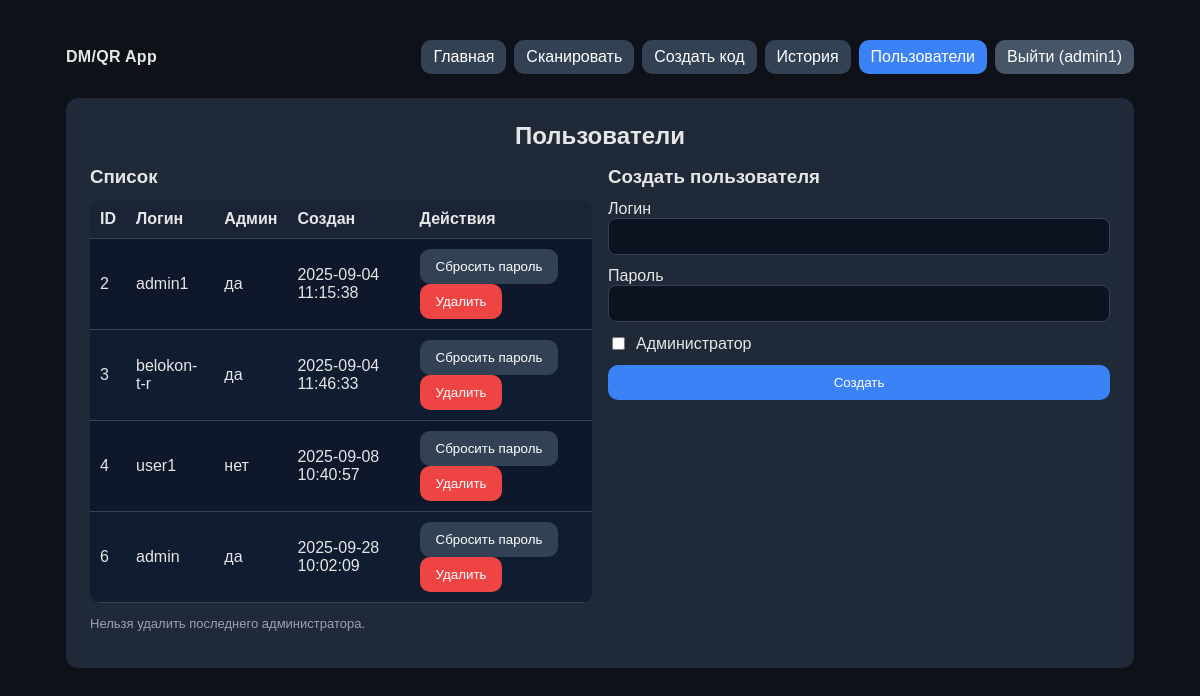
The app's page /admin/users (signed in) with its own data.
### tables this page shows
CREATE TABLE users (
                id INTEGER PRIMARY KEY AUTOINCREMENT,
                username TEXT UNIQUE NOT NULL,
                password_hash TEXT NOT NULL,
                is_admin INTEGER NOT NULL DEFAULT 0,
                created_at DATETIME DEFAULT CURRENT_TIMESTAMP
            , last_login DATETIME);

### app/routes/admin.py (the view)
@bp.route("/users", methods=["GET"])
@login_required
@admin_required
def users_page():
    users = list_users()
    return render_template("admin_users.html", title="Пользователи", users=users)

### app/extensions.py (called while the page is built)
def get_db():
    if "db_conn" not in g:
        db_path = current_app.config["DATABASE_PATH"]
        conn = sqlite3.connect(db_path)
        conn.row_factory = sqlite3.Row
        g.db_conn = conn
    return g.db_conn

### app/models/users.py (called while the page is built)
def list_users() -> List[Dict]:
    db = get_db()
    rows = db.execute(
        "SELECT id, username, is_admin, created_at, last_login FROM users ORDER BY id"
    ).fetchall()
    return [dict(r) for r in rows]

### app/routes/admin.py (called while the page is built)
def login_required(fn):
    @wraps(fn)
    def wrapper(*args, **kwargs):
        if not session.get("user"):
            return redirect(url_for("auth.login"))
        return fn(*args, **kwargs)
    return wrapper

def admin_required(fn):
    @wraps(fn)
    def wrapper(*args, **kwargs):
        u = session.get("user")
        if not u or not u.get("is_admin"):
            abort(403)
        return fn(*args, **kwargs)
    return wrapper

### app/templates/admin_users.html (shortened to what this page needs)
{% extends "base.html" %}
{% block content %}
<div class="card" style="max-width:1100px;margin:0 auto;">
  <h2 class="center">Пользователи</h2>
  <div class="two" style="margin-top:16px;">
    <div>
      <h3>Список</h3>
      <div style="overflow:auto; max-height: 60vh;">
        <table>
          <thead>
            <tr>
              <th>ID</th>
              <th>Логин</th>
              <th>Админ</th>
              <th>Создан</th>
              <th>Действия</th>
            </tr>
          </thead>
          <tbody>
            {% for u in users %}
            <tr>
              <td>{{ u.id }}</td>
              <td>{{ u.username }}</td>
              <td>{{ "да" if u.is_admin else "нет" }}</td>
              <td>{{ u.created_at }}</td>
              <td class="row-actions">
                <form id="reset-form-{{ u.id }}" method="post" action="{{ url_for('admin.users_reset_password', user_id=u.id) }}" style="display:inline;">
                  <button type="button" class="btn" onclick="resetPwd({{ u.id }}, '{{ u.username }}')">Сбросить пароль</button>
                </form>
                <form method="post" action="{{ url_for('admin.users_delete', user_id=u.id) }}" style="display:inline;" onsubmit="return confirm('Удалить пользователя {{ u.username }}?');">
                  <button class="btn danger" type="submit">Удалить</button>
                </form>
              </td>
            </tr>
            {% endfor %}
          </tbody>
        </table>
      </div>
      <p class="hint">Нельзя удалить последнего администратора.</p>
    </div>
    <div>
      <h3>Создать пользователя</h3>
      <form method="post" action="{{ url_for('admin.users_create') }}" class="grid" style="max-width:520px;margin-top:12px;">
        <label>Логин
          <input name="username" required>
        </label>
        <label>Пароль
          <input name="password" type="password" required>
        </label>
        <label style="display:flex;align-items:center;gap:8px;">
          <input type="checkbox" name="is_admin" style="width:auto;"> Администратор
        </label>
        <button class="btn primary" type="submit">Создать</button>
      </form>
    </div>
  </div>
</div>
{% endblock %}

### app/templates/base.html (shortened to what this page needs)
<!doctype html>
<html lang="ru">
<head>
</head>
<body>
  <div class="wrap">
    <header class="topbar">
      <div class="brand">DM/QR App</div>
      <nav class="nav">
        <a href="{{ url_for('main.home') }}">Главная</a>
        <a href="{{ url_for('scan.scan_page') }}">Сканировать</a>
        <a href="{{ url_for('forms.create_free') }}">Создать код</a>
        <a href="{{ url_for('main.history_page') }}">История</a>
        {% if session.get('user') and session['user']['is_admin'] %}
          <a class="admin" href="{{ url_for('admin.users_page') }}">Пользователи</a>
        {% endif %}
        {% if session.get('user') %}
          <a class="logout" href="{{ url_for('auth.logout') }}">Выйти ({{ session['user']['username'] }})</a>
        {% else %}
          <a class="logout" href="{{ url_for('auth.login') }}">Войти</a>
        {% endif %}
      </nav>
    </header>
    {% block content %}{% endblock %}
  </div>
</body>
</html>

### app/templates/base.html (style rules this page uses)
:root { --bg:#0e1117;--card:#1f2937;--text:#e6e6e6;--muted:#9ca3af;--accent:#3b82f6;--danger:#ef4444;--ok:#10b981;--input:#0b1220;--line:#374151;--cell:#0f172a;--cell2:#101c30 }
* { box-sizing:border-box }
body { font-family:Arial, sans-serif;background:var(--bg);color:var(--text);margin:0 }
.wrap { max-width:1100px;margin:40px auto;padding:0 16px }
.card { background:var(--card);border-radius:12px;padding:24px }
a { color:var(--accent);text-decoration:none }
h1,h2,h3 { margin:0 0 12px }
.btn { display:inline-block;padding:10px 16px;border-radius:10px;background:#334155;color:#fff;border:none;cursor:pointer }
.btn.primary { background:var(--accent) }
.btn.danger { background:var(--danger) }
input,select,textarea { width:100%;padding:10px;border-radius:8px;border:1px solid var(--line);background:var(--input);color:var(--text) }
form.grid { display:grid;grid-gap:12px }
.two { display:grid;grid-template-columns:1fr 1fr;grid-gap:16px }
.center { text-align:center }
.hint { font-size:13px;color:#9ca3af }
header.topbar { position:relative;display:flex;align-items:center;gap:12px;margin-bottom:24px }
.brand { font-weight:700;letter-spacing:.3px }
.nav { display:flex;align-items:center;gap:8px;margin-left:auto;flex-wrap:wrap }
.nav a { padding:8px 12px;border-radius:10px;background:#334155;color:#fff;white-space:nowrap }
.nav a.logout { background:#475569 }
.nav a.admin { background:var(--accent) }
table { width:100%;border-collapse:separate;border-spacing:0;overflow:hidden;border-radius:10px }
thead th { position:sticky;top:0;background:#1b2435;z-index:1 }
th,td { padding:10px;border-bottom:1px solid var(--line);text-align:left }
tbody tr:nth-child(2n) { background:var(--cell2) }
tbody tr:nth-child(2n+1) { background:var(--cell) }
.row-actions form { display:inline;margin-right:6px }

### records on screen
users: user.username "admin1", id "2", username "admin1", is_admin "да", created_at "2025-09-04 11:15:38"
users: id "3", username "belokon-t-r", is_admin "да", created_at "2025-09-04 11:46:33"
users: id "4", username "user1", is_admin "нет", created_at "2025-09-08 10:40:57"
users: id "6", username "admin", is_admin "да", created_at "2025-09-28 10:02:09"
